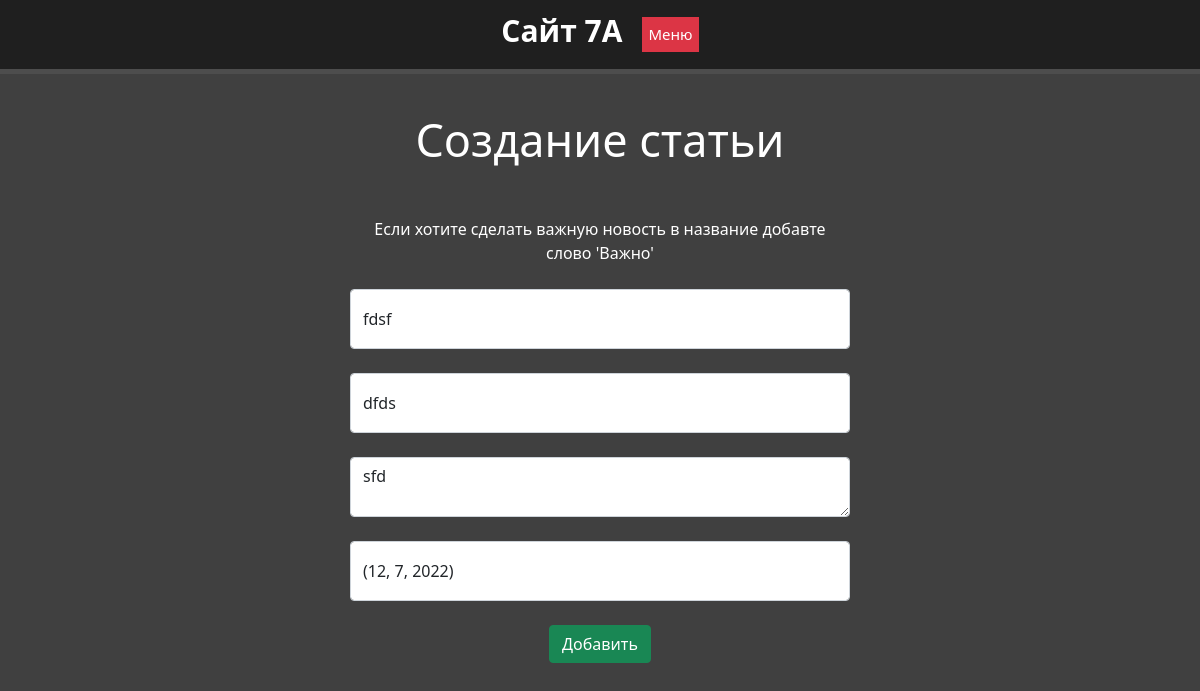
The app's page /news/16/update with its own data.
### news/models.py (models this page shows, shortened)
class Articles(models.Model):
    title = models.CharField('Название', max_length=50)
    anons = models.CharField('Анонс', max_length=250)
    full_text = models.TextField("Текст")
    date = models.CharField('Дата публикации', default=time, max_length=50)
    class Meta:
        verbose_name = "Новость"

### news/views.py (the view)
# urls.py: path('/<int:pk>/update', views.NewsUpdateViews.as_view(), name='news-update'),
class NewsUpdateViews(UpdateView):
    model = Articles
    template_name = 'news/create.html'
    form_class = ArticlesForm

### news/forms.py
class ArticlesForm(ModelForm):
    class Meta:
        model = Articles
        fields = ['title', 'anons', 'full_text', 'date']
        widgets = {
            'title': TextInput(attrs={
                'class': 'form-control',
                'placeholder': 'Назавание статьи'
            }),
            'anons': TextInput(attrs={
                'class': 'form-control',
                'placeholder': 'Анонс статьи'
            }),
            'date': TextInput(attrs={
                'class': 'form-control',
                'placeholder': 'Дата статьи'
            }),
            'full_text': Textarea(attrs={
                'class': 'form-control',
                'placeholder': 'Текст статьи'
            }),
        }

### news/templates/news/create.html (shortened to what this page needs)
{% extends "main/layout.html" %}
{% block content %}
    <div class="features">
        <h1>Создание статьи</h1>
        <form method="post">
            <p3>Если хотите сделать важную новость в название добавте слово 'Важно'</p3>
            <br>
            <br>
            {{ form.title }}<br>
            {{ form.anons }}<br>
            {{ form.full_text }}<br>
            {{ form.date }}<br>
            <div class="create">
                <button class="btn btn-success" type="submit">Добавить</button>
            </div>
        </form>
</div>
{% endblock %}

### main/static/main/css/main.css (style rules this page uses)
body { background: #404040; }
.form-control { height: 60px; }
main .features { float: left; color: white; margin-top: 100px; text-align: center; width: 100%; }
main .features h1 { font-size: 45px; text-align: center; margin-top: -61px }
form { margin-left: auto; margin-right: auto; width: 500px; margin-top: 50px; }

### records on screen
Articles: title "fdsf", anons "dfds", full_text "sfd", date "(12, 7, 2022)"
